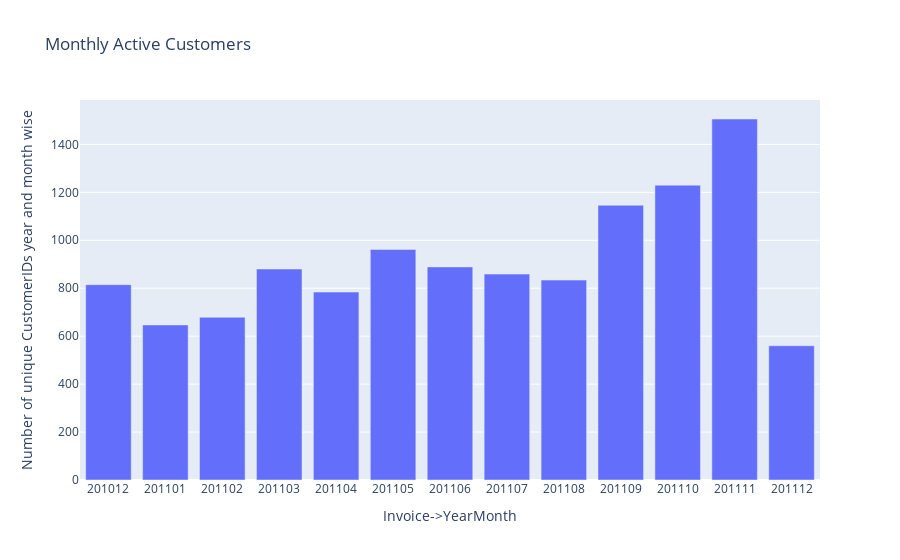

This figure's notebook cell:
### Code cell
#plotting the number of unique customer IDs year and month wise
plot_data = [
    go.Bar(
        x=df_monthly_active['Invoice->YearMonth'],
        y=df_monthly_active['CustomerID'],
    )
]

plot_layout = go.Layout(
        xaxis={"type": "category"},
        xaxis_title = 'Invoice->YearMonth',
    yaxis_title='Number of unique CustomerIDs year and month wise',
        title='Monthly Active Customers'
    )

fig = go.Figure(data=plot_data, layout=plot_layout)
pyoff.iplot(fig)

### Figure 1 — Plotly figure (JSON) as saved in the notebook; plotly's stock layout.template omitted (floating-point values rounded to 4 significant figures)
{"data": [{"type": "bar", "x": [201012, 201101, 201102, 201103, 201104, 201105, 201106, 201107, 201108, 201109, 201110, 201111, 201112], "y": [815, 647, 679, 880, 784, 962, 889, 859, 834, 1146, 1230, 1506, 560]}], "layout": {"title": {"text": "Monthly Active Customers"}, "xaxis": {"title": {"text": "Invoice->YearMonth"}, "type": "category"}, "yaxis": {"title": {"text": "Number of unique CustomerIDs year and month wise"}}}}
